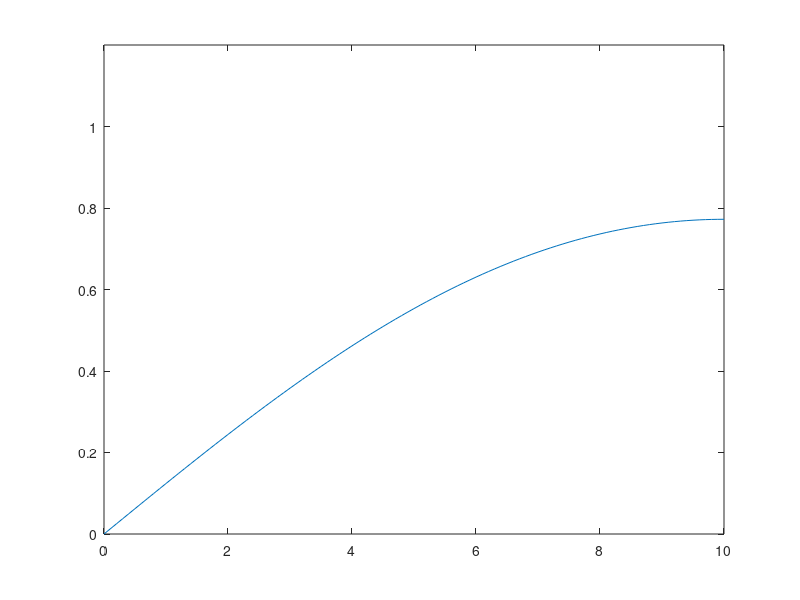

The MATLAB script that drew this image:
% Solution to the parabolic PDE discussed in class.
%
% Written by:    Stefano Giani
%                stefano.giani@durham.ac.uk
%
% Created:       18/11/21
%

% Thermal diffusivity
c = 1;

% Length of the rod
L = 10;

% Partition of x
x = [0:0.1:L];

% Partition of t
t = [0:0.1:20];

% Number of modes to consider
N = 200;

u = zeros(size(x,2),size(t,2));

% Calculation of the solution
for i=1:size(t,2)
    for j=0:N
        u(:,i) = u(:,i) + (4/pi/(1+2*j)*sin((1+2*j)*pi*x/(2*L)).* ...
            exp(-(1+2*j)^2*pi^2*c*t(i)/4/L^2))';
    end
end

figure
plot(x,u(:,1))

for i=1:size(t,2)
    plot(x,u(:,i))
    axis([0 L 0 1.2])
    pause(0.1)
end
